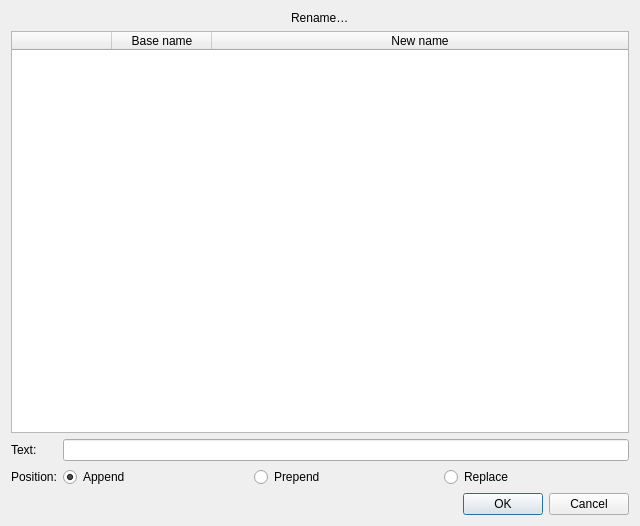
<?xml version="1.0" encoding="UTF-8"?>
<ui version="4.0">
 <class>DialogBulkRename</class>
 <widget class="QDialog" name="DialogBulkRename">
  <property name="geometry">
   <rect>
    <x>0</x>
    <y>0</y>
    <width>640</width>
    <height>526</height>
   </rect>
  </property>
  <property name="windowTitle">
   <string>Rename…</string>
  </property>
  <property name="windowIcon">
   <iconset resource="../../../vmisc/share/resources/icon.qrc">
    <normaloff>:/icon/64x64/icon64x64.png</normaloff>:/icon/64x64/icon64x64.png</iconset>
  </property>
  <layout class="QVBoxLayout" name="verticalLayout">
   <item alignment="Qt::AlignmentFlag::AlignHCenter">
    <widget class="QLabel" name="label">
     <property name="text">
      <string>Rename…</string>
     </property>
    </widget>
   </item>
   <item>
    <widget class="QTableWidget" name="tableWidget">
     <attribute name="horizontalHeaderStretchLastSection">
      <bool>true</bool>
     </attribute>
     <attribute name="verticalHeaderVisible">
      <bool>false</bool>
     </attribute>
     <column>
      <property name="text">
       <string notr="true"/>
      </property>
     </column>
     <column>
      <property name="text">
       <string>Base name</string>
      </property>
     </column>
     <column>
      <property name="text">
       <string>New name</string>
      </property>
     </column>
    </widget>
   </item>
   <item>
    <layout class="QFormLayout" name="formLayout">
     <item row="0" column="0">
      <widget class="QLabel" name="label_2">
       <property name="text">
        <string>Text:</string>
       </property>
      </widget>
     </item>
     <item row="0" column="1">
      <widget class="QLineEdit" name="lineEdit">
       <property name="toolTip">
        <string>Use %n, %0n, %00n, %000n for counting</string>
       </property>
      </widget>
     </item>
     <item row="1" column="0">
      <widget class="QLabel" name="label_3">
       <property name="text">
        <string>Position:</string>
       </property>
      </widget>
     </item>
     <item row="1" column="1">
      <layout class="QHBoxLayout" name="horizontalLayout">
       <item>
        <widget class="QRadioButton" name="radioButtonAppend">
         <property name="text">
          <string>Append</string>
         </property>
         <property name="checked">
          <bool>true</bool>
         </property>
         <attribute name="buttonGroup">
          <string notr="true">buttonGroup</string>
         </attribute>
        </widget>
       </item>
       <item>
        <widget class="QRadioButton" name="radioButtonPrepend">
         <property name="text">
          <string>Prepend</string>
         </property>
         <attribute name="buttonGroup">
          <string notr="true">buttonGroup</string>
         </attribute>
        </widget>
       </item>
       <item>
        <widget class="QRadioButton" name="radioButtonReplace">
         <property name="text">
          <string>Replace</string>
         </property>
         <attribute name="buttonGroup">
          <string notr="true">buttonGroup</string>
         </attribute>
        </widget>
       </item>
      </layout>
     </item>
    </layout>
   </item>
   <item>
    <widget class="QDialogButtonBox" name="buttonBox">
     <property name="orientation">
      <enum>Qt::Orientation::Horizontal</enum>
     </property>
     <property name="standardButtons">
      <set>QDialogButtonBox::StandardButton::Cancel|QDialogButtonBox::StandardButton::Ok</set>
     </property>
    </widget>
   </item>
  </layout>
 </widget>
 <resources>
  <include location="../../../vmisc/share/resources/icon.qrc"/>
 </resources>
 <connections>
  <connection>
   <sender>buttonBox</sender>
   <signal>accepted()</signal>
   <receiver>DialogBulkRename</receiver>
   <slot>accept()</slot>
   <hints>
    <hint type="sourcelabel">
     <x>248</x>
     <y>254</y>
    </hint>
    <hint type="destinationlabel">
     <x>157</x>
     <y>274</y>
    </hint>
   </hints>
  </connection>
  <connection>
   <sender>buttonBox</sender>
   <signal>rejected()</signal>
   <receiver>DialogBulkRename</receiver>
   <slot>reject()</slot>
   <hints>
    <hint type="sourcelabel">
     <x>316</x>
     <y>260</y>
    </hint>
    <hint type="destinationlabel">
     <x>286</x>
     <y>274</y>
    </hint>
   </hints>
  </connection>
 </connections>
 <buttongroups>
  <buttongroup name="buttonGroup"/>
 </buttongroups>
</ui>
